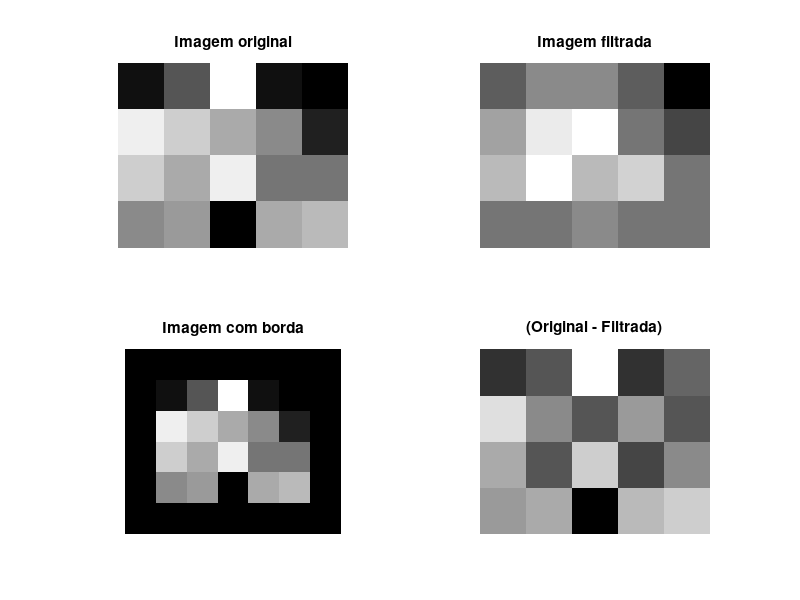

Here is the MATLAB script that generated this plot:
# o codigo abaixo funciona apenas para filtro(w) impar e simetrico
close all;
clc;
clear all;

img = [
    [1, 5, 15, 1, 0],
    [14, 12, 10, 8, 2],
    [12, 10, 14, 7, 7],
    [8, 9, 0, 10, 11]
];
[M_img, N_img] = size(img);

# a contruibuicao de valores 0 eh nula
# filtro vizinhaca-4
w = [
    [0, 1, 0],
    [1, 1, 1],
    [0, 1, 0]
];
sum_w = sum(sum(w));
[M_w, N_w] = size(w);
largura_borda = floor(M_w/2);  #apenas filtros simetricos

img_borda = zeros(M_img + largura_borda*2, N_img + largura_borda*2);
img_borda(largura_borda + 1: M_img + largura_borda, largura_borda + 1: N_img + largura_borda) = img(:,:);
[M_img_borda N_img_borda] = size(img_borda);

img_saida = zeros(size(img));

for(i=largura_borda+1: 1 : M_img_borda - largura_borda)
    for(j=largura_borda+1: 1 : N_img_borda - largura_borda)
        soma_intensidade = 0;
        for(t=0: 1: M_w-1)
            for(u=0: 1: N_w-1)
                soma_intensidade += img_borda(i-largura_borda+t, j-largura_borda+u) * w(t+1, u+1);
            endfor
        endfor
        img_saida(i-largura_borda, j-largura_borda) = floor(soma_intensidade / sum_w);
    endfor
endfor

r = 2;
c = 2;
subplot(r, c, 1);
imshow(img, []);
title("Imagem original");
subplot(r, c, 2);
imshow(img_saida, []);
title("Imagem filtrada");
subplot(r, c, 3);
imshow(img_borda, []);
title("Imagem com borda");
subplot(r, c, 4);
imshow(img - img_saida, []);
title("(Original - Filtrada)");
